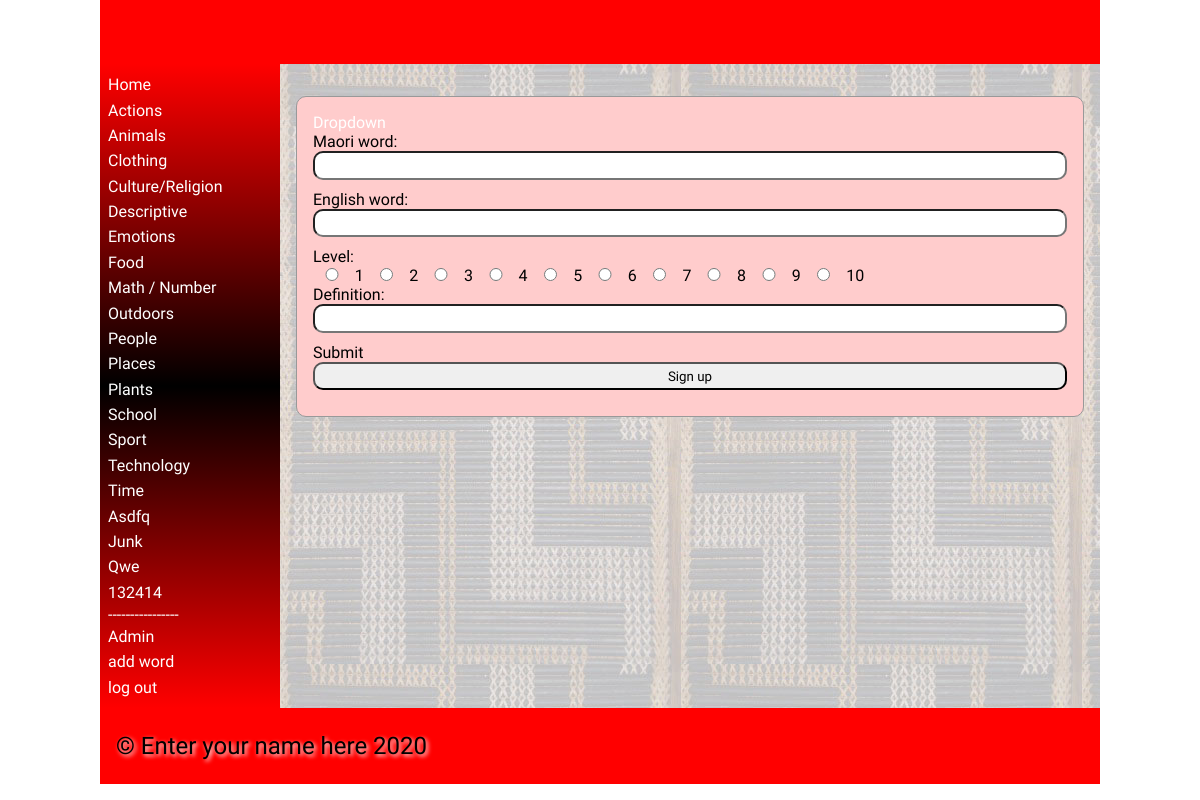
The app's page /add_words/1 (signed in) with its own data.
### tables this page shows
CREATE TABLE category
(
	id integer
		constraint category_pk
			primary key autoincrement,
	category varchar(30)
);

### app.py (the view, shortened to what this page needs)
@app.route("/add_words/<choosen_category_id>",methods=['POST','GET'])
def add_words(choosen_category_id):
    error = request.args.get('error')
    if error == None:
        error = ""
    return render_template("add_words.html",error=error,logged_in=is_logged_in(),choosen_category_id=choosen_category_id,categories=categories())

### app.py (called while the page is built)
def create_connection(db_file):
    try:
        connection = sqlite3.connect(db_file)
        connection.execute('pragma foreign_keys=ON')
        return connection
    except Error as error:
        print(error)
    return None

def is_logged_in():
    if session.get('email') is None:
        print("not logged in ")
        return False
    else:
        print("logged in")
        return True

def categories():
    con = create_connection(DATABASE)
    query = "SELECT category,id FROM category"
    cur = con.cursor()
    cur.execute(query)
    category_list = cur.fetchall()
    con.close()
    return category_list

### templates/add_words.html (shortened to what this page needs)
{% extends 'base.html' %}
{% block main %}
<form class = "dataForm" method = "POST">
    <div class="dropdown">
        <button class="dropbtn">Dropdown</button>
    </div>
    <div class ="form-group">
        <div class ="form-label">Maori word:</div>
            <div class = "form-element"><input type = "text" name ="Maori" id = "Maori" required></div>
    </div>
    <div class ="form-group">
        <div class ="form-label">English word:</div>
            <div class = "form-element"><input type = "text" name ="English" id = "English" required></div>
    </div>
    <div class ="form-group">
        <div class ="form-label">Level:</div>
        {% for i in range(10) %}
            <input type = "radio" name = "Level"  value = "{{i + 1 }}"  required>
            <label>{{ i + 1 }}</label>
        {% endfor %}
    </div>
    <div class ="form-group">
        <div class ="form-label">Definition:</div>
            <div class = "form-element"><input type = "text" name ="Definition" id = "Definition" required></div>
    </div>
    <div class ="form-group">
        <div class = "form-label">Submit</div>
            <div class ="form-element"><input type = "submit" value="Sign up"></div>
    </div>
</form>
{% endblock %}

### templates/base.html (shortened to what this page needs)
<!doctype html>
<html lang="en">
<head>
	<link href="{{ url_for('static', filename='css/style.css') }}" rel="stylesheet">
</head>
<body>
	<div id="container">
		<header>
			<h1>{% block heading %}{% endblock %}</h1>
		</header>
		<nav>
			<ul>
                <li><a href="\">Home</a></li>
                {% for category in categories %}
                    <li><a href="/category/{{ category[1] }}">{{ category[0] }}</a></li>
                {% endfor %}
                <div>
                    <a>----------------</a>
                    {% if logged_in %}
                    <li><a href = "/admin"> Admin</a></li>
                    <li><a href = "/add_words/{{ categories[0][1] }}"> add word</a></li>
                    <li><a href = "/logout">log out</a></li>
                    {% else %}
                    <li><a href = "/login">log in</a></li>
                    {% endif %}
                </div>
			</ul>
		</nav>
		<main>
            {% block main%}{% endblock %}
        </main>
		<footer>
			<p>
				&copy; Enter your name here 2020
			</p>
		</footer>
	</div>
</body>
</html>

### static/css/style.css (style rules this page uses)
* { font-family: Comfortaa, sans-serif; margin: 0; padding: 0; box-sizing: border-box; }
#container { display: grid; grid-template-columns: 75px auto; grid-template-areas: 'nav header' 'main main' 'footer footer'; }
button { color: #ffffff; font-size: 16px; background: transparent; box-shadow: 0px 0px 0px transparent; border: 0px solid transparent; text-shadow: 0px 0px 0px transparent; }
.dropdown { position: relative; display: inline-block; }
.dataForm input[type='radio'] { width: 5%; margin: 0px 0px; }
header { grid-area: header; background-color: #f00; padding: 1rem; }
nav { grid-area: nav; }
main { grid-area: main; padding: 1rem; background-color: #edd; }
h1, h2, h3, h4 { padding: 1rem 0; font-family: 'Suez One', serif; color: #000; text-shadow: 2px 2px 4px #fff; }
p { padding: 0.5rem 0; }
a { color: #222; }
.dataForm { margin: 1rem 0; border: 1px solid #999; padding: 1rem; background-color: #fcc; border-radius: 10px; }
.dataForm input, textarea { width: 100%; border-radius: 10px; padding: 0.3rem; margin-bottom: 10px; }
footer { grid-area: footer; padding: 1rem; background-color: #f00; }
footer p { color: #000; text-shadow: 2px 2px 4px #fff; font-size: 1.5rem; }
@media only screen and (min-width: 768px) { #container { grid-template-columns: 180px auto; grid-template-areas: 'header header' 'nav main' 'footer footer'; } }
@media only screen and (min-width: 768px) { nav { background: linear-gradient(180deg, rgba(255,0,0,1) 0%, rgba(0, 0, 0, 1) 50%, rgba(255,0,0,1) 100%); padding: 0.5rem; } }
@media only screen and (min-width: 768px) { nav ul { list-style: none; } }
@media only screen and (min-width: 768px) { nav li { padding: 0.2rem 0; } }
@media only screen and (min-width: 768px) { nav a { color: #fff; text-decoration: none; } }
@media only screen and (min-width: 768px) { main { background-image: url('/poutama.jpg'); } }
@media only screen and (min-width: 1000px) { #container { width: 1000px; margin: auto; } }

### records on screen
category: category "Actions"
category: category "Animals"
category: category "Clothing"
category: category "Culture/Religion"
category: category "Descriptive"
category: category "Emotions"
category: category "Food"
category: category "Math / Number"
category: category "Outdoors"
category: category "People"
category: category "Places"
category: category "Plants"
category: category "School"
category: category "Sport"
category: category "Technology"
category: category "Time"
category: category "Asdfq"
category: category "Junk"
category: category "Qwe"
category: category "132414"

### other values on screen
{{ i + 1 }} "1" "2" "3" "4" "5" "6" "7" "8" "9" "10"
